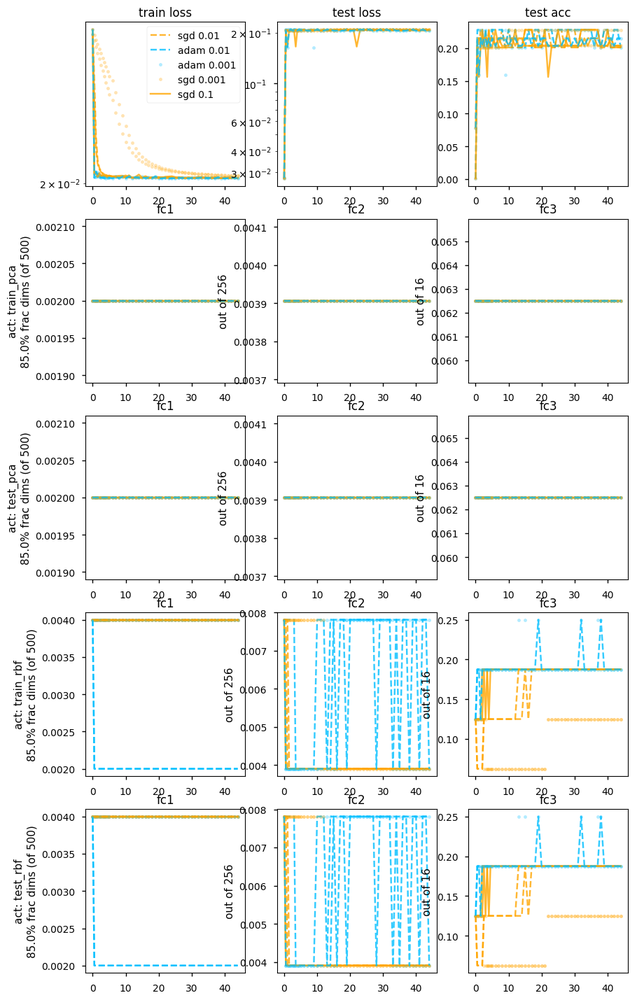
#> input picture eda_vision/figs/dims.png, 637 x 1000 px, shrunk from 910 x 1429 before the run
$ python jpeg_demo.py --i ../../../../eda_vision/figs/dims.png   (older library calls are emulated)
#> lines starting #> are read from the running program, lines starting #| are printed output that depends on the picture
### sparse_coding/ke_sparse_coding_pytorch/jpeg_rate_distortion/src/utils.py
import cv2
import numpy as np
import math
import sigpy.plot as pl
import matplotlib.pyplot as plt
import src.zigzag as zigzag

quantization = np.array([[16,11,10,16,24,40,51,61],[12,12,14,19,26,58,60,55],[14,13,16,24,40,57,69,56 ],[14,17,22,29,51,87,80,62],[18,22,37,56,68,109,103,77],[24,35,55,64,81,104,113,92],[49,64,78,87,103,121,120,101],[72,92,95,98,112,100,103,99]])

def rmse(im_g,im_r):
    return np.sqrt(np.sum(((im_g-im_r)**2))/np.size(im_g))
def minus_inverse(str1):
    str2 = str("")
    for i in range(len(str1)):
        if str1[i] == '0':
            str2 += '1'
        if str1[i] == '1':
            str2 += '0'
    assert len(str2) == len(str1)
    return str2
def num2bits(num):
#     flag = 0
    if num <0:
        st = minus_inverse("{0:b}".format(-num))
#         flag = 1
    else:
        st = "{0:b}".format(num)
    return len(st),st

def zig2stream(zig):
    n_z = 0
    results = []
    for i in range(len(zig)):
        if zig[i] != 0:
            if n_z <= 15:
                results.append([hex(n_z)[-1]+hex(num2bits(zig[i])[0])[-1],num2bits(zig[i])[1]])
            else:
                results.append(['f0','-'])
                results.append([hex(n_z-15)[-1]+hex(num2bits(zig[i])[0])[-1],num2bits(zig[i])[1]])
#             results.append(zig[i])
            n_z = 0
        else:
            if i == 0:
                results.append(['00','-'])
            else:
                n_z += 1
    if n_z != 0:
        results.append(['00','-'])
    return results
def stm2len(zig_st):
    re = []
    for i in range(len(zig_st)):
        ka = zig_st[i][0]
        if i == 0:
            try:
                num = dic_DC[ka]
            except:
                num = 8
            if zig_st[i][1][0] == '-':
                re.append([num,0])
            else:
                re.append([num,len(zig_st[i][1])])
        else:
            try:
                num = dic_AC[ka]
            except:
                num = 16
            if zig_st[i][1][0] == '-':
                re.append([num,0])
            else:
                re.append([num,len(zig_st[i][1])])
    return re,np.sum(re)
def rate_calculation(dct,lamda):
#     print(dct)
    quantimap = np.round(dct/(lamda*quantization))
    quantimap = quantimap.astype(int)
    zig_list = list(zigzag.zigzag(quantimap).astype(int))
#     print(zig_list)
    zig_st = zig2stream(zig_list)
    units,num_r = stm2len(zig_st)
    return num_r
def jpeg_rate_distortion(dir_img,lamda):
#> called with dir_img = '../../../../eda_vision/figs/dims.png', lamda = 0.2
    img = cv2.imread(dir_img, cv2.IMREAD_GRAYSCALE).astype(np.float) -128.0
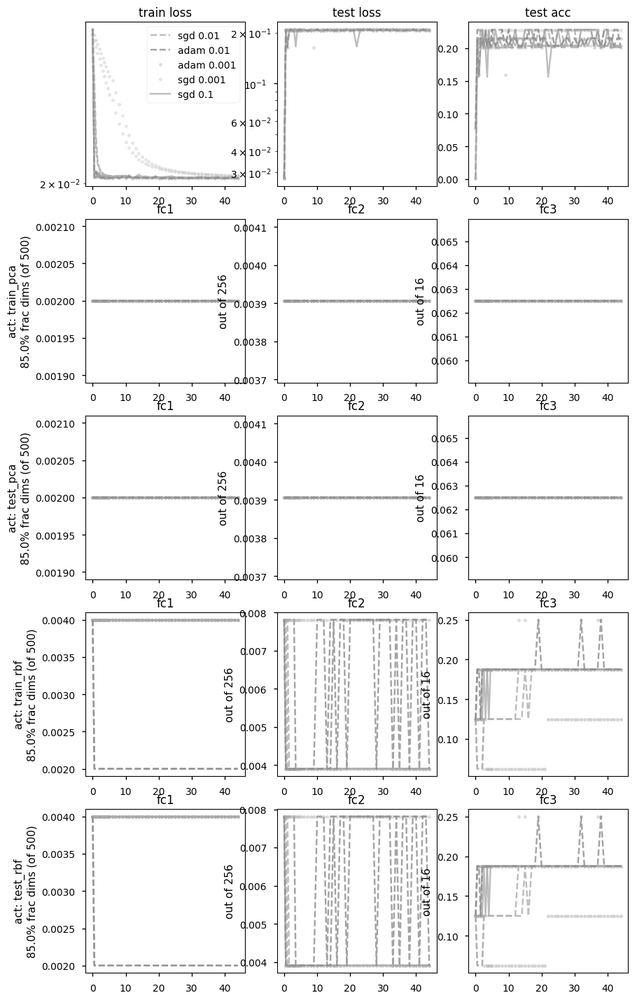
#> img: shape (1000, 637) float64; min -128, max 127, mean 115.8; drawn with min black and max white
    img_shape = img.shape
#> img_shape = (1000, 637)
    img_dct = np.zeros((int(img_shape[0]*img_shape[1]/(8*8)),8,8),dtype=np.float)
    img_dct_all = np.zeros(img_shape)
    img_pitch = np.zeros((int(img_shape[0]*img_shape[1]/(8*8)),8,8),dtype=np.float)
    img_recon = np.zeros(img_shape)
    t = 0
    lam = lamda
    num_bit = 0
    for i in range(0,img_shape[0],8):
        for j in range(0,img_shape[1],8):
    #         print(i,j)
            dct_1 = cv2.dct(img[i:i+8,j:j+8])
#             print(rate_calculation(dct_1,lam)/64)
            num_bit += rate_calculation(dct_1,lam)
            img_pitch[t,0:8,0:8] = img[i:i+8,j:j+8]
            img_dct_all[i:i+8,j:j+8] = dct_1
            img_dct[t,0:8,0:8] = dct_1
            img_recon[i:i+8,j:j+8] = cv2.idct(np.round(dct_1/(lam*quantization))*(lam*quantization))
            t+=1
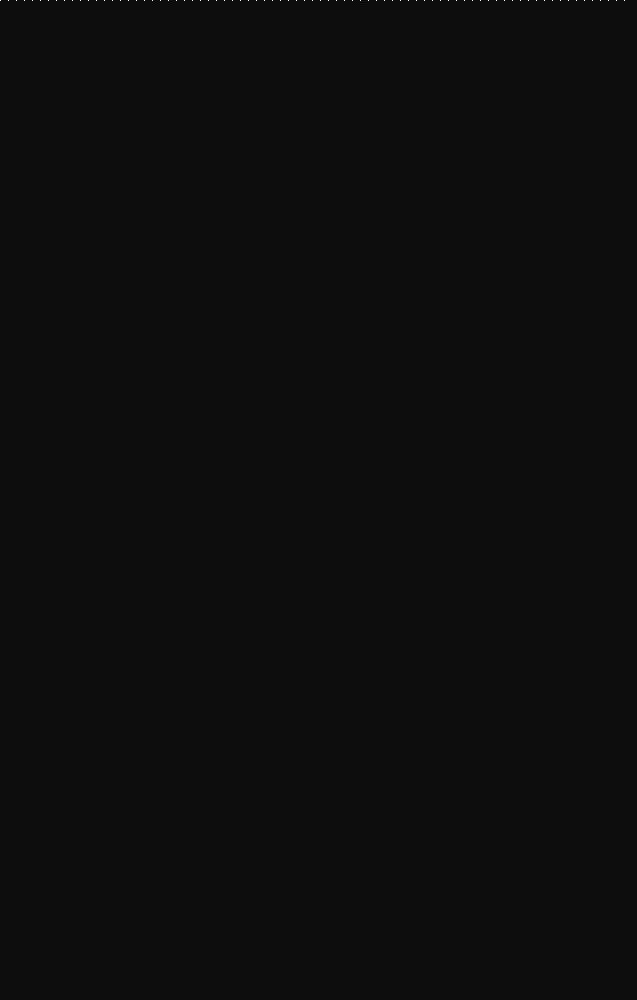
#> img_dct_all: shape (1000, 637) float64; min -56.15, max 1016, mean 0.1; drawn with min black and max white
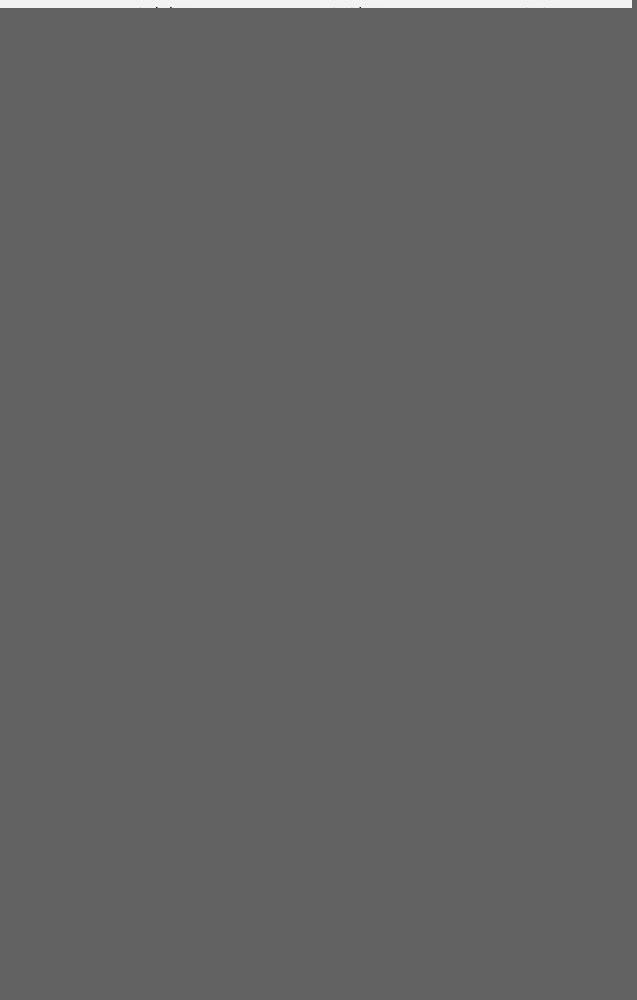
#> img_recon: shape (1000, 637) float64; min -86.38, max 137.3, mean 1; drawn with min black and max white
    bit_component = num_bit/(img.shape[0]*img.shape[1])
    rmse_1 = rmse(img,np.round(img_recon))
    return img,img_recon,bit_component,rmse_1

### sparse_coding/gpu/ke_sparse_coding_pytorch/jpeg_rate_distortion/src/zigzag.py

# Zigzag scan of a matrix
# Argument is a two-dimensional matrix of any size,
# not strictly a square one.
# Function returns a 1-by-(m*n) array,
# where m and n are sizes of an input matrix,
# consisting of its items scanned by a zigzag method.
#
# Matlab Code:
# Alexey S. Sokolov a.k.a. nICKEL, Moscow, Russia
# June 2007
# alex.nickel@gmail.com

import numpy as np

def zigzag(input):
    #initializing the variables
    #----------------------------------
    h = 0
    v = 0

    vmin = 0
    hmin = 0

    vmax = input.shape[0]
    hmax = input.shape[1]

    #print(vmax ,hmax )

    i = 0

    output = np.zeros(( vmax * hmax))
    #----------------------------------

    while ((v < vmax) and (h < hmax)):

        if ((h + v) % 2) == 0:                 # going up

            if (v == vmin):
            	#print(1)
                output[i] = input[v, h]        # if we got to the first line

                if (h == hmax):
                    v = v + 1
                else:
                    h = h + 1

                i = i + 1

            elif ((h == hmax -1 ) and (v < vmax)):   # if we got to the last column
            	#print(2)
            	output[i] = input[v, h]
            	v = v + 1
            	i = i + 1

            elif ((v > vmin) and (h < hmax -1 )):    # all other cases
            	#print(3)
            	output[i] = input[v, h]
            	v = v - 1
            	h = h + 1
            	i = i + 1


        else:                                    # going down

        	if ((v == vmax -1) and (h <= hmax -1)):       # if we got to the last line
        		#print(4)
        		output[i] = input[v, h]
        		h = h + 1
        		i = i + 1

        	elif (h == hmin):                  # if we got to the first column
        		#print(5)
        		output[i] = input[v, h]

        		if (v == vmax -1):
        			h = h + 1
        		else:
        			v = v + 1

        		i = i + 1

        	elif ((v < vmax -1) and (h > hmin)):     # all other cases
        		#print(6)
        		output[i] = input[v, h]
        		v = v + 1
        		h = h - 1
        		i = i + 1


        if ((v == vmax-1) and (h == hmax-1)):          # bottom right element
        	#print(7)
        	output[i] = input[v, h]
        	break

    #print ('v:',v,', h:',h,', i:',i)
    return output


# Inverse zigzag scan of a matrix
# Arguments are: a 1-by-m*n array,
# where m & n are vertical & horizontal sizes of an output matrix.
# Function returns a two-dimensional matrix of defined sizes,
# consisting of input array items gathered by a zigzag method.
#
# Matlab Code:
# Alexey S. Sokolov a.k.a. nICKEL, Moscow, Russia
# June 2007
# alex.nickel@gmail.com


# [80 lines left out: function inverse_zigzag, not called in this run]

### sparse_coding/gpu/ke_sparse_coding_pytorch/jpeg_rate_distortion/jpeg_demo.py
#! /usr/bin/env python
if __name__ == '__main__':

    import argparse
    import src.utils
    import matplotlib.pyplot as plt
#     from optparse import OptionParser
    # %matplotlib notebook
    parser = argparse.ArgumentParser()
    parser.add_argument('--i', type = str)
    args = parser.parse_args()
    bit_rate = []
    re_rate = []
    lamda = [0.2,0.5,1,2,3,4,5,8,10,15,20,30,40,50]
    for lam in lamda:
        print(lam)
#> (the run stopped early here; a loop or call above may not have finished)

$ run again, on eda_vision/figs/weight_norms_and_margin.png
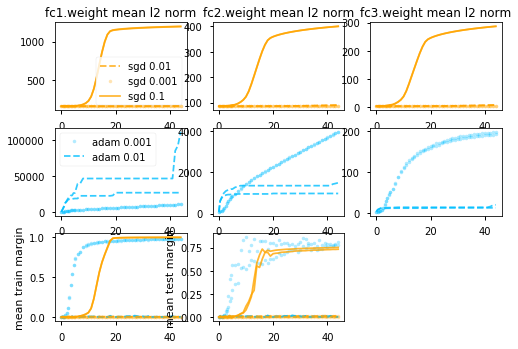
#> input picture eda_vision/figs/weight_norms_and_margin.png, 518 x 349 px
#> in jpeg_rate_distortion, `img = cv2.imread(dir_img, cv2.IMREAD_GRAYSCALE).astype(np.float) -128.0`:
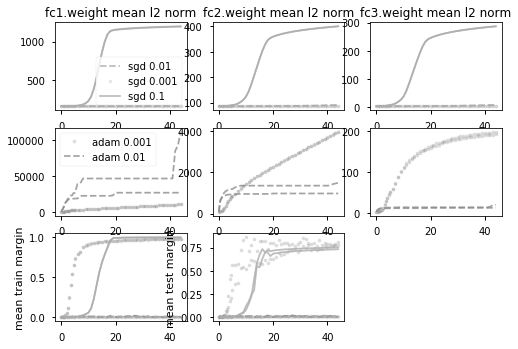
#> img: shape (349, 518) float64; min -128, max 127, mean 114.8; drawn with min black and max white
#> after the loop in jpeg_rate_distortion, `for i in range(0,img_shape[0],8):`:
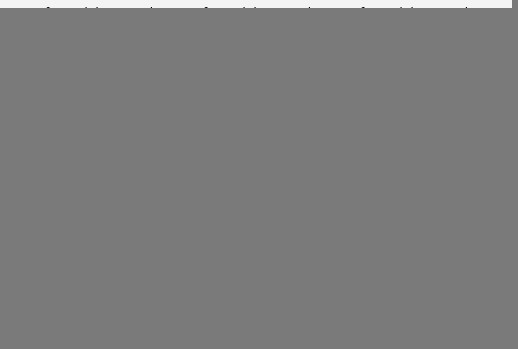
#> img_recon: shape (349, 518) float64; min -128.1, max 138.3, mean 2.9; drawn with min black and max white
